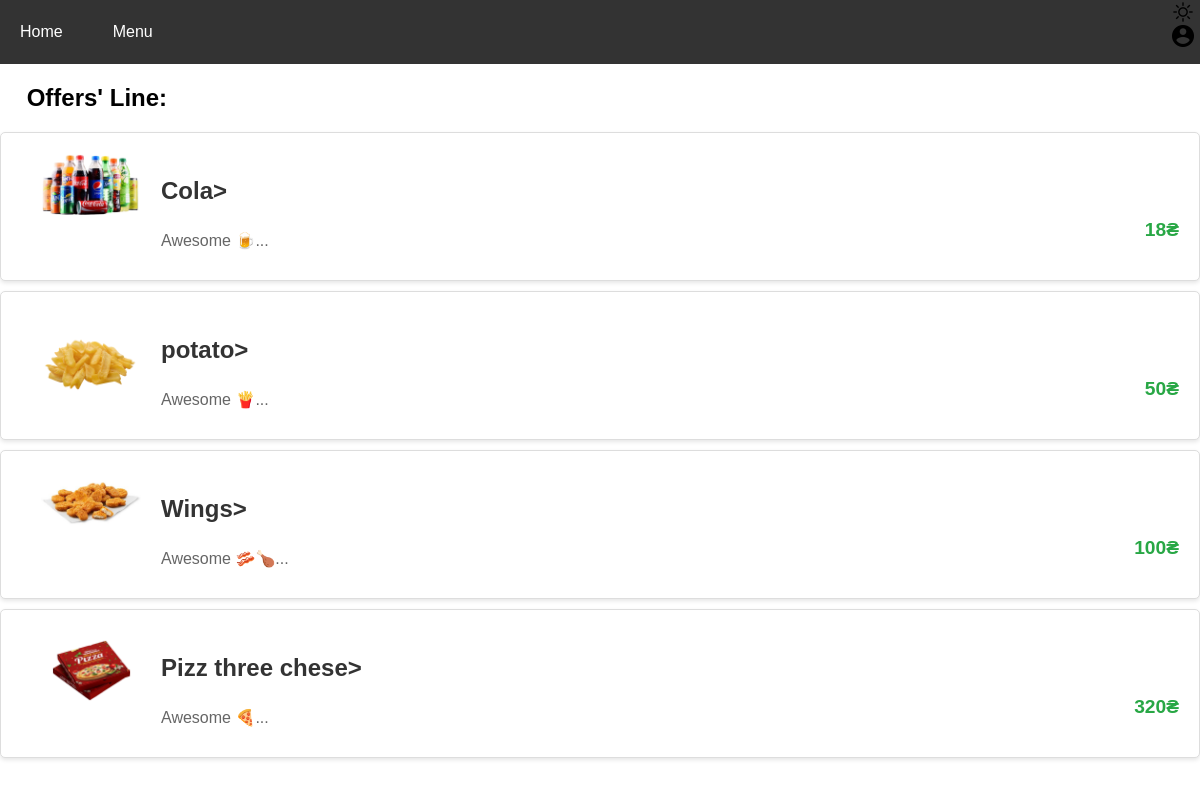
Screenshot of /menu (signed in) with the database file from the repository.
### tables this page shows
CREATE TABLE navMenu (
id integer PRIMARY KEY AUTOINCREMENT,
title text NOT NULL,
url text NOT NULL
);

CREATE TABLE food (
id integer PRIMARY KEY AUTOINCREMENT,
title text NOT NULL,
description text NOT NULL,
price integer NOT NULL,
type text DEFAULT NULL
);

### app.py (the view)
@app.route('/menu', methods=["POST", "GET"])
@login_required
def menu():
    if request.method == "POST":
        pass
    return render_template("menu.html", title="Oderman | Menu", menu=dbase.getMenu(), food=dbase.getFood(), item=dbase.getUserByEmail(current_user.getEmail()))

### DataBase.py (called while the page is built)
    def getMenu(self):
        sql = '''SELECT * FROM navMenu'''
        try:
            self.__cur.execute(sql)
            res = self.__cur.fetchall()
            if res:
                return [dict(row) for row in res]
        except sqlite3.Error as e:
            print("Error reading from DB: ", e)
        return []

    def getFood(self):
        sql = '''SELECT * FROM food'''
        try:
            self.__cur.execute(sql)
            res = self.__cur.fetchall()
            if res:
                return [dict(row) for row in res]
        except sqlite3.Error as e:
            print("Error reading from DB: ", e)
        return []

    def getUser(self, user_id):
        try:
            self.__cur.execute(f"SELECT * FROM account WHERE id = {user_id} LIMIT 1")
            res = self.__cur.fetchone()
            if not res:
                print("User not found")
                return False
            return res
        except sqlite3.Error as e:
            print("Error getting data from DB: "+str(e))

    def getUserByEmail(self, email):
        try:
            self.__cur.execute("SELECT * FROM account WHERE email = ?", (email,))
            res = self.__cur.fetchone()
            if res:
                return dict(res)
        except sqlite3.Error as e:
            print("Error reading user from DB: ", e)
        return None  # Измените False на None

### UserData.py (called while the page is built)
    def fromDB(self, user_id, db):
        self.__user = db.getUser(user_id)
        return self

    def getEmail(self):
        return self.__user['email'] if self.__user else "Without Email"

### app.py (called while the page is built)
@login_manager.user_loader
def load_user(user_id):
    print("load_user")
    return UserLogin().fromDB(user_id, dbase)

def connect_db():
    conn = sqlite3.connect(app.config['DATABASE'])
    conn.row_factory = sqlite3.Row
    return conn

def get_db():
    if not hasattr(g, 'link_db'):
        g.link_db = connect_db()
    return g.link_db

@app.before_request
def before_request():
    global dbase
    db = get_db()
    dbase = DataBase(db)

### templates/menu.html (shortened to what this page needs)
<link type="text/css" href="../static/css/index.css" rel="stylesheet" />
{% extends 'base.html' %}
{% block content %}
{{ super() }}
{% from 'macros.html' import styles, toggle_button %}
<h2>&nbsp;&nbsp;&nbsp;&nbsp;Offers' Line: </h2>
<ul class="list-posts">
{% for item in food %}
    <div class="food-container">
        {% if item.type == "Pizza" %}
            <img src="../static/img/pizza_offer.png" alt="Pizza Image">
        {% elif item.type == "Beverages" %}
            <img src="../static/img/drinks_offer.png" alt="Pizza Image">
        {% elif item.type == "Wings" %}
            <img src="../static/img/wings_offer.jpg" alt="Pizza Image">
        {% else %}
            <img src="../static/img/potato_offer.png" alt="Pizza Image">
        {% endif %}
        <div class="food-details">
            <p class="title"><a href="{{ url_for('showFood', alias=item.id)}}">{{ item.title }}></a></p>
            <p class="annonce">{{ item.description[:50] | striptags }}...</p>
        </div>
        <p class="price">{{ item.price }}₴</p>
    </div>
{% endfor %}
</ul>
{% endblock %}

### templates/base.html (shortened to what this page needs)
<!DOCTYPE html>
<html>
<head>
    <link type="text/css" href="../static/css/index.css" rel="stylesheet" />
</head>
<body class="{{ 'dark-mode' if dark_mode else 'light-mode' }}">
    {% block content -%}
        {%- block mainmenu -%}
        <div class="navbar">
            <div>
                {% for p in menu %}
                <a href="{{ url_for(p.url) }}">{{ p.title }}</a>
                {% endfor %}
            </div>
            <div>
                <button id="mode-toggle" class="mode-toggle-btn" onclick="toggleMode()">
                    <img id="mode-toggle-icon" src="../static/img/{{ 'darkmode.png' if dark_mode else 'lightmode.png' }}" alt="Toggle Mode">
                </button>
                <form action="{{ url_for('profile', alias=item.id) }}" method="get">
                <button id="mode-toggle" class="mode-toggle-btn" onclick="">
                    <img id="mode-toggle-icon" src="../static/img/account.png" alt="Toggle Mode">
                </button>
                </form>
            </div>
        </div>
        {% endblock mainmenu -%}
    {% endblock %}
</body>
</html>

### static/css/index.css (style rules this page uses)
body { margin: 0; font-family: Arial, sans-serif; }
.navbar { background-color: #333; overflow: hidden; }
.navbar a { float: left; display: block; color: white; text-align: center; padding: 14px 20px; text-decoration: none; transition: background-color 0.3s, color 0.3s; }
img { max-width: 100%; height: auto; object-fit: cover; object-position: 50% 50%; margin-left: 20px; transition: transform 0.3s; }
body.light-mode { background-color: #ffffff; color: #000000; transition: background-color 0.5s ease, color 0.5s ease; }
.navbar { display: flex; justify-content: space-between; align-items: center; }
.navbar a { margin-right: 10px; }
.mode-toggle-btn { background: none; border: none; cursor: pointer; }
.food-container { background-color: #fff; border: 1px solid #ddd; border-radius: 5px; padding: 20px; margin: 10px 0; box-shadow: 0 2px 4px rgba(0, 0, 0, 0.1); display: flex; align-items: flex-start; }
.food-container img { max-width: 100px; max-height: 100px; border-radius: 5px; margin-right: 20px; flex-shrink: 0; }
.food-details { display: flex; flex-direction: column; flex-grow: 1; }
.food-container .title { font-size: 1.5em; font-weight: bold; margin-bottom: 10px; }
.food-container .title a { text-decoration: none; color: #333; transition: color 0.3s; }
.food-container .annonce { font-size: 1em; color: #666; margin-bottom: 10px; }
.food-container .price { font-size: 1.2em; font-weight: bold; color: #28a745; align-self: flex-end; }
.list-posts { list-style: none; padding: 0; }
.price { font-size: 18px; font-weight: bold; margin-top: 10px; }

### rows the page displays
navMenu: title "Home"
navMenu: title "Menu"
food: title "Cola", description "Awesome 🍺", price "18"
food: title "potato", description "Awesome 🍟", price "50"
food: title "Wings", description "Awesome 🥓🍗", price "100"
food: title "Pizz three chese", description "Awesome 🍕", price "320"
